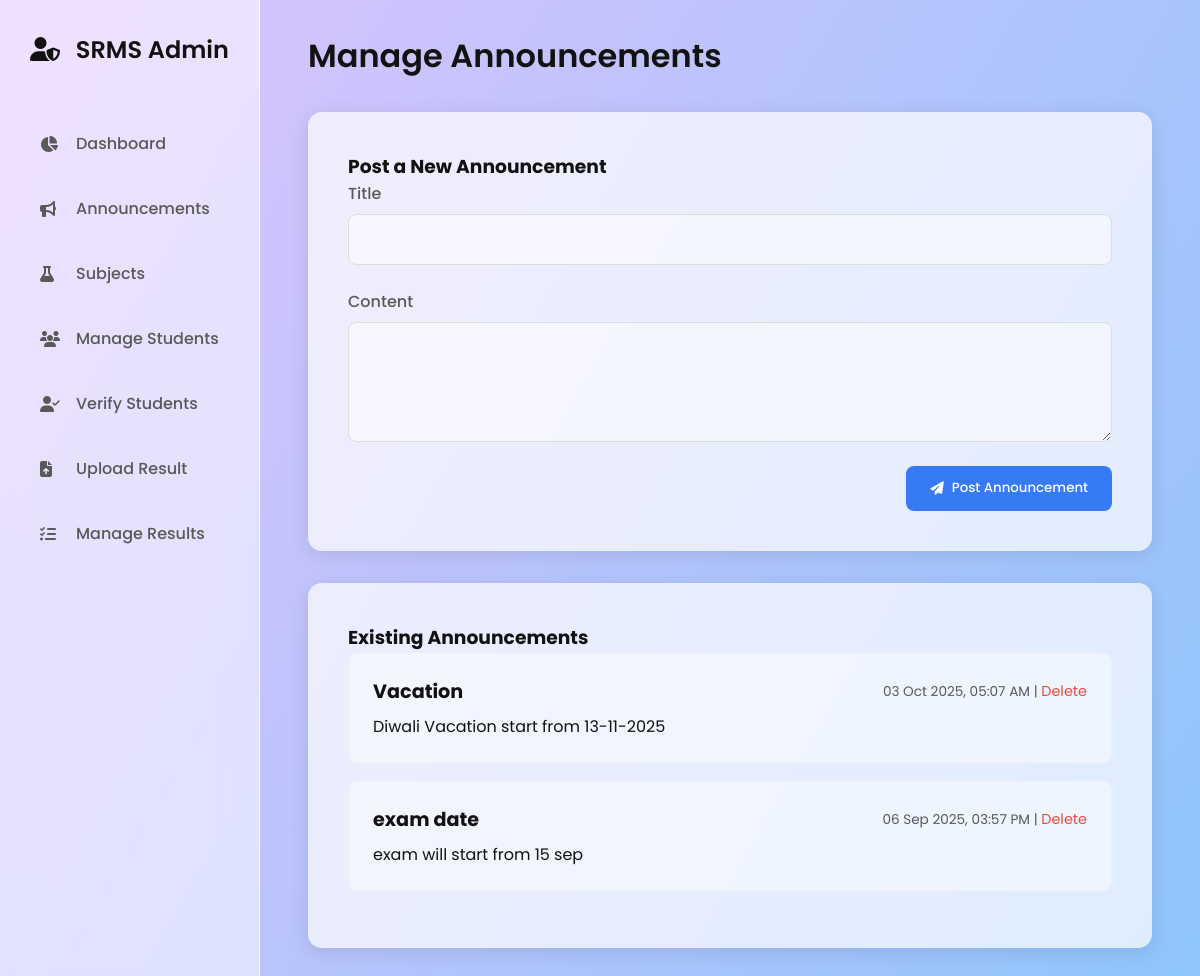
Page /admin/manage_announcements.php (signed in) on the committed database.
### tables this page shows
CREATE TABLE `announcements` (
  `id` int(11) NOT NULL,
  `title` varchar(255) NOT NULL,
  `content` text NOT NULL,
  `created_at` timestamp NOT NULL DEFAULT current_timestamp()
);

### admin/manage_announcements.php (the view, shortened to what this page needs)
<?php
include('../config/db.php');
$announcements = $conn->query("SELECT id, title, content, created_at FROM announcements ORDER BY created_at DESC");
?>
<!DOCTYPE html>
<html lang="en">
<head>
  <link rel="stylesheet" href="https://cdnjs.cloudflare.com/ajax/libs/font-awesome/6.5.2/css/all.min.css">
</head>
<body>
  <div class="dashboard-container">
    <nav class="sidebar">
      <div>
        <div class="sidebar-header"><i class="fa-solid fa-user-shield"></i> SRMS Admin</div>
        <div class="sidebar-nav">
  <a href="dashboard.php"><i class="fa-solid fa-chart-pie"></i> <span>Dashboard</span></a>
  <a href="manage_announcements.php"><i class="fa-solid fa-bullhorn"></i> <span>Announcements</span></a>
  <a href="manage_subjects.php"><i class="fa-solid fa-flask"></i> <span>Subjects</span></a>
  <a href="manage_students.php"><i class="fa-solid fa-users"></i> <span>Manage Students</span></a>
  <a href="verify.php"><i class="fa-solid fa-user-check"></i> <span>Verify Students</span></a>
  <a href="upload_result.php"><i class="fa-solid fa-file-arrow-up"></i> <span>Upload Result</span></a>
  <a href="manage_results.php"><i class="fa-solid fa-list-check"></i> <span>Manage Results</span></a>
</div>
      </div>
    </nav>
    <main class="main-content">
      <header class="main-header">
        <h2>Manage Announcements</h2>
      </header>
      <div class="content-card">
        <h3>Post a New Announcement</h3>
        <form method="POST">
          <div class="input-group">
            <label for="title">Title</label>
            <input type="text" id="title" name="title" required>
          </div>
          <div class="input-group">
            <label for="content">Content</label>
            <textarea id="content" name="content" required></textarea>
          </div>
          <div id="form-actions">
            <button type="submit" class="btn btn-primary"><i class="fa-solid fa-paper-plane"></i> Post Announcement</button>
          </div>
        </form>
      </div>
      <div class="content-card">
        <h3>Existing Announcements</h3>
        <div class="announcement-list">
        <?php if ($announcements->num_rows > 0): ?>
          <?php while($row = $announcements->fetch_assoc()): ?>
            <div class="item">
              <div class="item-header">
                <h3><?php echo htmlspecialchars($row['title']); ?></h3>
                <div class="meta">
                  <span><?php echo date('d M Y, h:i A', strtotime($row['created_at'])); ?></span> |
                  <a href="manage_announcements.php?delete=<?php echo $row['id']; ?>" class="action-btn delete" onclick="return confirm('Are you sure?')">Delete</a>
                </div>
              </div>
              <p class="item-content"><?php echo nl2br(htmlspecialchars($row['content'])); ?></p>
            </div>
          <?php endwhile; ?>
        <?php else: ?>
            <p>No announcements posted yet.</p>
        <?php endif; ?>
        </div>
      </div>
    </main>
  </div>
</body>
</html>

### admin/manage_announcements.php (style rules this page uses)
:root { --primary-color: #367BF5; --success-color: #2ecc71; --danger-color: #e74c3c; --card-background: rgba(255, 255, 255, 0.7); --sidebar-background: rgba(255, 255, 255, 0.5); --text-color-dark: #121212; --text-color-light: #595959; --shadow-color: rgba(0, 0, 0, 0.1); --border-color: rgba(255, 255, 255, 0.8); --input-bg-color: rgba(255, 255, 255, 0.5); }
* { margin: 0; padding: 0; box-sizing: border-box; }
body { font-family: 'Poppins', sans-serif; background: linear-gradient(120deg, #e0c3fc 0%, #8ec5fc 100%); color: var(--text-color-dark); min-height: 100vh; }
.dashboard-container { display: grid; grid-template-columns: 260px 1fr; min-height: 100vh; }
.sidebar { background: var(--sidebar-background); backdrop-filter: blur(15px); border-right: 1px solid var(--border-color); padding: 2rem 1.5rem; }
.sidebar-header { font-size: 1.5rem; font-weight: 600; margin-bottom: 3rem; text-align: center; }
.sidebar-header i { margin-right: 10px; }
.sidebar-nav a { display: flex; align-items: center; color: var(--text-color-light); text-decoration: none; font-size: 1rem; font-weight: 500; padding: 1rem; border-radius: 10px; margin-bottom: 0.5rem; transition: background 0.3s, color 0.3s; }
.sidebar-nav a i { width: 20px; margin-right: 1rem; }
.main-content { padding: 2rem 3rem; overflow-y: auto; }
.main-header { display: flex; justify-content: space-between; align-items: center; margin-bottom: 2rem; }
.main-header h2 { font-size: 2rem; font-weight: 600; }
.content-card { background: var(--card-background); padding: 2.5rem; border-radius: 14px; box-shadow: 0 4px 20px var(--shadow-color); margin-bottom: 2rem; }
.input-group { display: flex; flex-direction: column; margin-bottom: 1.5rem; }
label { font-weight: 500; margin-bottom: 0.5rem; color: var(--text-color-light); }
input, textarea { width: 100%; padding: 0.8rem; border: 1px solid #ddd; background: var(--input-bg-color); border-radius: 8px; font-family: 'Poppins', sans-serif; font-size: 0.95rem; }
textarea { resize: vertical; min-height: 120px; }
.btn { text-decoration: none; padding: 0.8rem 1.5rem; border: none; border-radius: 8px; font-weight: 500; font-family: 'Poppins', sans-serif; cursor: pointer; display: inline-flex; align-items: center; justify-content: center; }
.btn i { margin-right: 8px; }
.btn-primary { background-color: var(--primary-color); color: #fff; }
#form-actions { margin-top: 1rem; text-align: right; }
.announcement-list .item { background: rgba(255,255,255,0.4); padding: 1.5rem; border-radius: 10px; border: 1px solid #eee; margin-bottom: 1rem; }
.item-header { display: flex; justify-content: space-between; align-items: center; margin-bottom: 0.5rem; }
.item-header h3 { font-size: 1.2rem; }
.item-header .meta { font-size: 0.85rem; color: var(--text-color-light); }
.item-content { color: var(--text-color-dark); }
.action-btn.delete { text-decoration: none; color: var(--danger-color); font-size: 0.9rem; }

### rows in the picture
announcements: title "Vacation", created_at "03 Oct 2025, 05:07 AM", content "Diwali Vacation start from 13-11-2025"
announcements: title "exam date", created_at "06 Sep 2025, 03:57 PM", content "exam will start from 15 sep"
